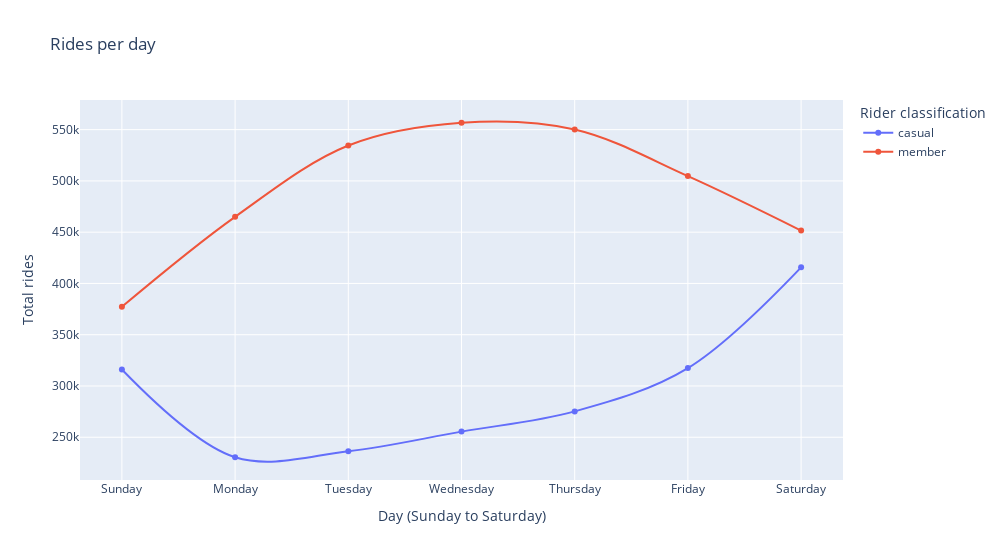

Notebook code cell kept with this figure:
### Code cell
px.line(
    total_rides_by_day,
    x="day_of_week",
    y="ride_id",
    color="member_casual",
    line_shape="spline",
    markers=True,
    #text="ride_id",
    title="Rides per day",
    labels={
        "ride_id": chart_legends["ride_id"],
        "day_of_week": chart_legends["day_of_week"],
        "member_casual": chart_legends["member_casual"],
    },
    hover_name="member_casual",
    hover_data={"member_casual": False, "day_of_week": True, "ride_id": True},
    width=chart_parameters['width'],
)

### Figure 1 — Plotly figure (JSON) as saved in the notebook; plotly's stock layout.template omitted (floating-point values rounded to 4 significant figures)
{"data": [{"customdata": [["casual"], ["casual"], ["casual"], ["casual"], ["casual"], ["casual"], ["casual"]], "hovertemplate": "<b>%{hovertext}</b><br><br>Day (Sunday to Saturday)=%{x}<br>Total rides=%{y}<extra></extra>", "hovertext": ["casual", "casual", "casual", "casual", "casual", "casual", "casual"], "legendgroup": "casual", "line": {"color": "#636efa", "dash": "solid", "shape": "spline"}, "marker": {"symbol": "circle"}, "mode": "lines+markers", "name": "casual", "orientation": "v", "showlegend": true, "type": "scatter", "x": ["Sunday", "Monday", "Tuesday", "Wednesday", "Thursday", "Friday", "Saturday"], "xaxis": "x", "y": [316082, 230508, 236364, 255505, 275246, 317428, 415691], "yaxis": "y"}, {"customdata": [["member"], ["member"], ["member"], ["member"], ["member"], ["member"], ["member"]], "hovertemplate": "<b>%{hovertext}</b><br><br>Day (Sunday to Saturday)=%{x}<br>Total rides=%{y}<extra></extra>", "hovertext": ["member", "member", "member", "member", "member", "member", "member"], "legendgroup": "member", "line": {"color": "#EF553B", "dash": "solid", "shape": "spline"}, "marker": {"symbol": "circle"}, "mode": "lines+markers", "name": "member", "orientation": "v", "showlegend": true, "type": "scatter", "x": ["Sunday", "Monday", "Tuesday", "Wednesday", "Thursday", "Friday", "Saturday"], "xaxis": "x", "y": [377259, 464993, 534506, 556724, 550124, 504679, 451581], "yaxis": "y"}], "layout": {"legend": {"title": {"text": "Rider classification"}, "tracegroupgap": 0}, "title": {"text": "Rides per day"}, "width": 1000, "xaxis": {"anchor": "y", "domain": [0, 1], "title": {"text": "Day (Sunday to Saturday)"}}, "yaxis": {"anchor": "x", "domain": [0, 1], "title": {"text": "Total rides"}}}}
